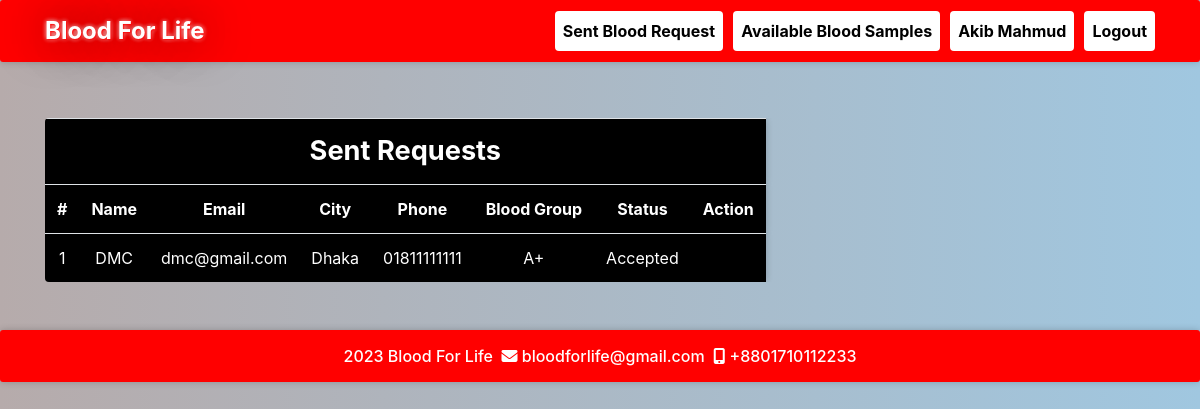
/sentrequest.php (signed in), run on the app's committed database.
### tables this page shows
CREATE TABLE `bloodrequest` (
  `reqid` int(11) NOT NULL,
  `hid` int(11) NOT NULL,
  `rid` int(11) NOT NULL,
  `bg` varchar(11) NOT NULL,
  `status` varchar(100) NOT NULL DEFAULT 'Pending'
);

CREATE TABLE `hospitals` (
  `id` int(11) NOT NULL,
  `hname` varchar(100) NOT NULL,
  `hemail` varchar(100) NOT NULL,
  `hpassword` varchar(100) NOT NULL,
  `hphone` varchar(100) NOT NULL,
  `hcity` varchar(100) NOT NULL
);

### message.php (called while the page is built, shortened)
<?php $counter=0; if(isset($_GET['msg'])) { ?>
	<div class="col-5 alert alert alert-success alert-dismissible fade show card" id="message">
		<button type="button" class="close" data-dismiss="alert" title="close">&times;</button><?php echo $_GET['msg'];?>
	</div>
<?php }?>

### sentrequest.php (the view, shortened to what this page needs)
<?php
require 'file/connection.php';
  if(!isset($_SESSION['rid']))
  {
  header('location:login.php');
  }
  else {
    $rid = $_SESSION['rid'];
    $sql = "select bloodrequest.*, hospitals.* from bloodrequest, hospitals where rid='$rid' && bloodrequest.hid=hospitals.id";
    $result = mysqli_query($conn, $sql);
?>
<!DOCTYPE html>
<html>
<?php require 'head.php'; ?>
<body>
	<?php require 'header.php'; ?>
	<div class="container cont">
		<?php require 'message.php'; ?>
	<table class="table table-responsive table-striped rounded mb-5 mtable">
		<tr><th colspan="8" class="title">Sent requests</th></tr>
		<tr>
			<th>#</th>
			<th>Name</th>
			<th>Email</th>
			<th>City</th>
			<th>Phone</th>
			<th>Blood Group</th>
			<th>Status</th>
			<th>Action</th>
		</tr>
		<?php while($row = mysqli_fetch_array($result)) { ?>
		<tr>
			<td><?php echo ++$counter;?></td>
			<td><?php echo $row['hname'];?></td>
			<td><?php echo $row['hemail'];?></td>
			<td><?php echo $row['hcity'];?></td>
			<td><?php echo $row['hphone'];?></td>
			<td><?php echo $row['bg'];?></td>
			<td><?php echo $row['status'];?></td>
			<td><?php if($row['status'] == 'Accepted'){ ?>
			<?php }
			else{ ?>
				<a href="file/cancel.php?reqid=<?php echo $row['reqid'];?>" class="btn btn-danger">Cancel</a>
			<?php } ?>
			</td>
		</tr>
		<?php } ?>
	</table>
</div>
    <?php require 'footer.php'; ?>
</body>
</html>
<?php } ?>

### css/style.css (style rules this page uses)
body { background-image: linear-gradient(to right, rgb(182, 171, 171), rgb(160, 199, 224)); }
.cont { padding-top: 40px; text-align: justify; font-size: 1em; }
.card ,nav, .footer,tr,video { border-radius: 3px; transition: all 200ms ease-out; box-shadow: 0px 0px 7px rgba(0, 0, 0, 0.2); }
tr,th,td { border: none; text-align: center; background-color: rgb(0, 0, 0); }
.title { font-weight: bold; font-size: 1.7em; text-transform: capitalize; text-align: center; }

### css/test.css (style rules this page uses)
.table-striped { color: white; }
.mtable { margin-top: 7px;; }

### data on the page
bloodrequest: hospitals.hname "DMC", hospitals.hemail "dmc@gmail.com", hospitals.hcity "Dhaka", hospitals.hphone "01811111111", bg "A+", status "Accepted"

### other printed values
$_SESSION['rname'] "Akib Mahmud"
